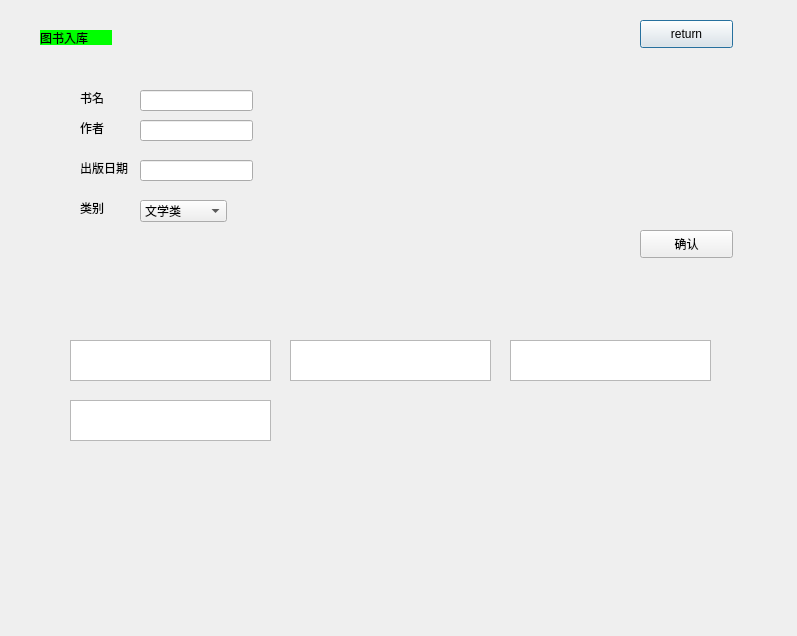
<?xml version="1.0" encoding="UTF-8"?>
<ui version="4.0">
 <class>in</class>
 <widget class="QDialog" name="in">
  <property name="geometry">
   <rect>
    <x>0</x>
    <y>0</y>
    <width>797</width>
    <height>636</height>
   </rect>
  </property>
  <property name="windowTitle">
   <string>Dialog</string>
  </property>
  <widget class="QPushButton" name="return_in">
   <property name="geometry">
    <rect>
     <x>640</x>
     <y>20</y>
     <width>93</width>
     <height>28</height>
    </rect>
   </property>
   <property name="text">
    <string>return</string>
   </property>
  </widget>
  <widget class="QLabel" name="label">
   <property name="geometry">
    <rect>
     <x>40</x>
     <y>30</y>
     <width>72</width>
     <height>15</height>
    </rect>
   </property>
   <property name="styleSheet">
    <string notr="true">background-color: rgb(0, 255, 0);</string>
   </property>
   <property name="text">
    <string>图书入库</string>
   </property>
  </widget>
  <widget class="QLabel" name="label_3">
   <property name="geometry">
    <rect>
     <x>80</x>
     <y>120</y>
     <width>72</width>
     <height>15</height>
    </rect>
   </property>
   <property name="text">
    <string>作者</string>
   </property>
  </widget>
  <widget class="QLabel" name="label_4">
   <property name="geometry">
    <rect>
     <x>80</x>
     <y>160</y>
     <width>72</width>
     <height>15</height>
    </rect>
   </property>
   <property name="text">
    <string>出版日期</string>
   </property>
  </widget>
  <widget class="QPushButton" name="pushButton">
   <property name="geometry">
    <rect>
     <x>640</x>
     <y>230</y>
     <width>93</width>
     <height>28</height>
    </rect>
   </property>
   <property name="text">
    <string>确认</string>
   </property>
  </widget>
  <widget class="QLineEdit" name="lineEdit_name">
   <property name="geometry">
    <rect>
     <x>140</x>
     <y>90</y>
     <width>113</width>
     <height>21</height>
    </rect>
   </property>
  </widget>
  <widget class="QLineEdit" name="lineEdit_writer">
   <property name="geometry">
    <rect>
     <x>140</x>
     <y>120</y>
     <width>113</width>
     <height>21</height>
    </rect>
   </property>
  </widget>
  <widget class="QLineEdit" name="lineEdit_date">
   <property name="geometry">
    <rect>
     <x>140</x>
     <y>160</y>
     <width>113</width>
     <height>21</height>
    </rect>
   </property>
  </widget>
  <widget class="QTextBrowser" name="textBrowser_name">
   <property name="geometry">
    <rect>
     <x>70</x>
     <y>340</y>
     <width>201</width>
     <height>41</height>
    </rect>
   </property>
  </widget>
  <widget class="QTextBrowser" name="textBrowser_writer">
   <property name="geometry">
    <rect>
     <x>290</x>
     <y>340</y>
     <width>201</width>
     <height>41</height>
    </rect>
   </property>
  </widget>
  <widget class="QTextBrowser" name="textBrowser_date">
   <property name="geometry">
    <rect>
     <x>510</x>
     <y>340</y>
     <width>201</width>
     <height>41</height>
    </rect>
   </property>
  </widget>
  <widget class="QComboBox" name="comboBox">
   <property name="geometry">
    <rect>
     <x>140</x>
     <y>200</y>
     <width>87</width>
     <height>22</height>
    </rect>
   </property>
   <item>
    <property name="text">
     <string>文学类</string>
    </property>
   </item>
   <item>
    <property name="text">
     <string>科学类</string>
    </property>
   </item>
   <item>
    <property name="text">
     <string>其他</string>
    </property>
   </item>
  </widget>
  <widget class="QTextBrowser" name="textBrowser_family">
   <property name="geometry">
    <rect>
     <x>70</x>
     <y>400</y>
     <width>201</width>
     <height>41</height>
    </rect>
   </property>
  </widget>
  <widget class="QLabel" name="label_5">
   <property name="geometry">
    <rect>
     <x>80</x>
     <y>200</y>
     <width>72</width>
     <height>15</height>
    </rect>
   </property>
   <property name="text">
    <string>类别</string>
   </property>
  </widget>
  <widget class="QLabel" name="label_2">
   <property name="geometry">
    <rect>
     <x>80</x>
     <y>90</y>
     <width>72</width>
     <height>15</height>
    </rect>
   </property>
   <property name="text">
    <string>书名</string>
   </property>
  </widget>
 </widget>
 <resources/>
 <connections/>
</ui>
